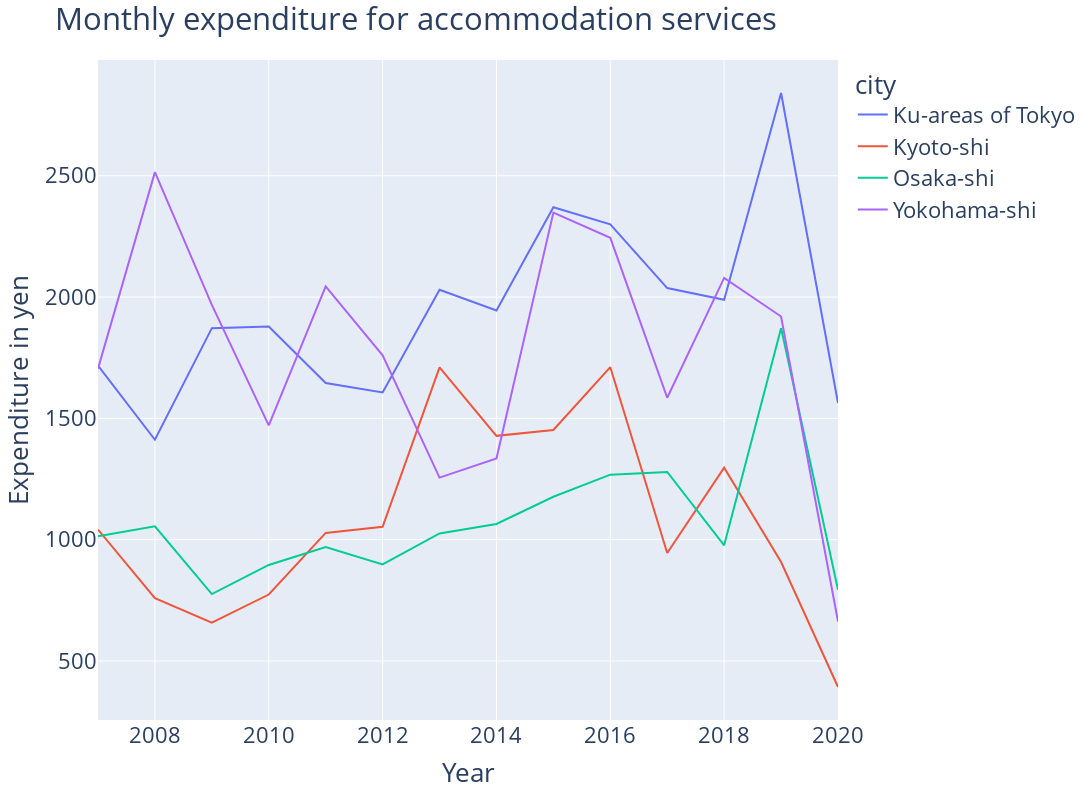

Notebook source saved alongside this figure:
### Code cell
temp_df = df[(df["city"].isin(["Osaka-shi", "Ku-areas of Tokyo", "Yokohama-shi", "Kyoto-shi"])) & (df["variable"] == "Accommodation services")].sort_values(["year", "city"])

fig = px.line(temp_df, x="year", y="value", color='city')
fig.update_layout(height=800, width=1600, title_text="Monthly expenditure for accommodation services",  xaxis_title="Year", yaxis_title="Expenditure in yen", font=dict(size=22))

fig.show()

### Figure 1 — Plotly figure (JSON) as saved in the notebook; plotly's stock layout.template omitted (floating-point values rounded to 4 significant figures)
{"data": [{"hovertemplate": "city=Ku-areas of Tokyo<br>year=%{x}<br>value=%{y}<extra></extra>", "legendgroup": "Ku-areas of Tokyo", "line": {"color": "#636efa", "dash": "solid"}, "mode": "lines", "name": "Ku-areas of Tokyo", "orientation": "h", "showlegend": true, "type": "scatter", "x": [2007, 2008, 2009, 2010, 2011, 2012, 2013, 2014, 2015, 2016, 2017, 2018, 2019, 2020], "xaxis": "x", "y": [1718, 1412, 1872, 1879, 1646, 1607, 2030, 1945, 2370, 2300, 2037, 1989, 2841, 1563], "yaxis": "y"}, {"hovertemplate": "city=Kyoto-shi<br>year=%{x}<br>value=%{y}<extra></extra>", "legendgroup": "Kyoto-shi", "line": {"color": "#EF553B", "dash": "solid"}, "mode": "lines", "name": "Kyoto-shi", "orientation": "h", "showlegend": true, "type": "scatter", "x": [2007, 2008, 2009, 2010, 2011, 2012, 2013, 2014, 2015, 2016, 2017, 2018, 2019, 2020], "xaxis": "x", "y": [1042, 759, 658, 774, 1028, 1053, 1710, 1428, 1452, 1711, 945, 1297, 908, 393], "yaxis": "y"}, {"hovertemplate": "city=Osaka-shi<br>year=%{x}<br>value=%{y}<extra></extra>", "legendgroup": "Osaka-shi", "line": {"color": "#00cc96", "dash": "solid"}, "mode": "lines", "name": "Osaka-shi", "orientation": "h", "showlegend": true, "type": "scatter", "x": [2007, 2008, 2009, 2010, 2011, 2012, 2013, 2014, 2015, 2016, 2017, 2018, 2019, 2020], "xaxis": "x", "y": [1014, 1055, 776, 896, 970, 898, 1026, 1065, 1177, 1268, 1279, 977, 1872, 794], "yaxis": "y"}, {"hovertemplate": "city=Yokohama-shi<br>year=%{x}<br>value=%{y}<extra></extra>", "legendgroup": "Yokohama-shi", "line": {"color": "#ab63fa", "dash": "solid"}, "mode": "lines", "name": "Yokohama-shi", "orientation": "h", "showlegend": true, "type": "scatter", "x": [2007, 2008, 2009, 2010, 2011, 2012, 2013, 2014, 2015, 2016, 2017, 2018, 2019, 2020], "xaxis": "x", "y": [1705, 2515, 1968, 1471, 2044, 1760, 1256, 1335, 2348, 2244, 1585, 2079, 1920, 663], "yaxis": "y"}], "layout": {"font": {"size": 22}, "height": 800, "legend": {"title": {"text": "city"}, "tracegroupgap": 0}, "margin": {"t": 60}, "title": {"text": "Monthly expenditure for accommodation services"}, "width": 1600, "xaxis": {"anchor": "y", "domain": [0, 1], "title": {"text": "Year"}}, "yaxis": {"anchor": "x", "domain": [0, 1], "title": {"text": "Expenditure in yen"}}}}
